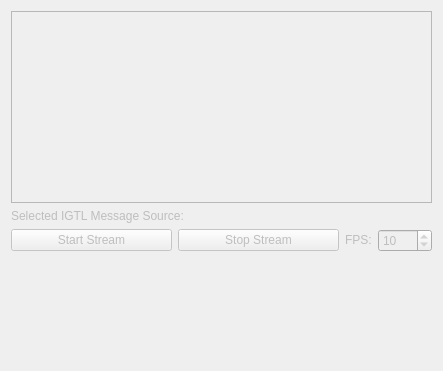
<?xml version="1.0" encoding="UTF-8"?>
<ui version="4.0">
 <class>QmitkIGTLStreamingManagementWidgetControls</class>
 <widget class="QWidget" name="QmitkIGTLStreamingManagementWidgetControls">
  <property name="geometry">
   <rect>
    <x>0</x>
    <y>0</y>
    <width>443</width>
    <height>371</height>
   </rect>
  </property>
  <property name="windowTitle">
   <string>Form</string>
  </property>
  <layout class="QVBoxLayout" name="verticalLayout_2">
   <item>
    <widget class="QmitkIGTLMessageSourceSelectionWidget" name="messageSourceSelectionWidget">
     <property name="enabled">
      <bool>false</bool>
     </property>
    </widget>
   </item>
   <item>
    <layout class="QHBoxLayout" name="horizontalLayout_2">
     <item>
      <widget class="QLabel" name="label">
       <property name="enabled">
        <bool>false</bool>
       </property>
       <property name="toolTip">
        <string>The selected IGTL device source</string>
       </property>
       <property name="text">
        <string>Selected IGTL Message Source: </string>
       </property>
      </widget>
     </item>
     <item>
      <widget class="QLabel" name="selectedSourceLabel">
       <property name="enabled">
        <bool>false</bool>
       </property>
       <property name="text">
        <string>&lt;none&gt;</string>
       </property>
      </widget>
     </item>
    </layout>
   </item>
   <item>
    <layout class="QHBoxLayout" name="horizontalLayout">
     <item>
      <widget class="QPushButton" name="startStreamPushButton">
       <property name="enabled">
        <bool>false</bool>
       </property>
       <property name="text">
        <string>Start Stream</string>
       </property>
      </widget>
     </item>
     <item>
      <widget class="QPushButton" name="stopStreamPushButton">
       <property name="enabled">
        <bool>false</bool>
       </property>
       <property name="text">
        <string>Stop Stream</string>
       </property>
      </widget>
     </item>
     <item>
      <widget class="QLabel" name="fpsLabel">
       <property name="enabled">
        <bool>false</bool>
       </property>
       <property name="sizePolicy">
        <sizepolicy hsizetype="Maximum" vsizetype="Maximum">
         <horstretch>0</horstretch>
         <verstretch>0</verstretch>
        </sizepolicy>
       </property>
       <property name="text">
        <string>FPS:</string>
       </property>
      </widget>
     </item>
     <item>
      <widget class="QSpinBox" name="fpsSpinBox">
       <property name="enabled">
        <bool>false</bool>
       </property>
       <property name="sizePolicy">
        <sizepolicy hsizetype="Maximum" vsizetype="Fixed">
         <horstretch>0</horstretch>
         <verstretch>0</verstretch>
        </sizepolicy>
       </property>
       <property name="maximum">
        <number>1500</number>
       </property>
       <property name="value">
        <number>10</number>
       </property>
      </widget>
     </item>
    </layout>
   </item>
   <item>
    <spacer name="verticalSpacer">
     <property name="orientation">
      <enum>Qt::Vertical</enum>
     </property>
     <property name="sizeHint" stdset="0">
      <size>
       <width>20</width>
       <height>40</height>
      </size>
     </property>
    </spacer>
   </item>
  </layout>
 </widget>
 <customwidgets>
  <customwidget>
   <class>QmitkIGTLMessageSourceSelectionWidget</class>
   <extends>QTextEdit</extends>
   <header>QmitkIGTLMessageSourceSelectionWidget.h</header>
  </customwidget>
 </customwidgets>
 <resources/>
 <connections/>
</ui>
